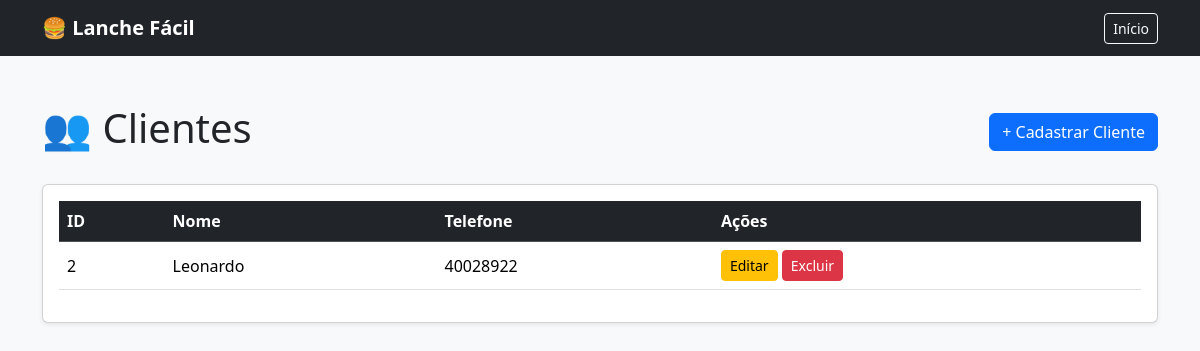
/clientes/, run on the app's committed database.
### pedidos/models.py (models this page shows, shortened)
class Cliente(models.Model):
    nome = models.CharField(max_length=100)
    telefone = models.CharField(max_length=20)

### pedidos/views.py (the view)
# urls.py: path("clientes/", views.lista_clientes, name="lista_clientes"),
def lista_clientes(request):
    clientes = Cliente.objects.all()
    return render(request, "pedidos/clientes.html", {"clientes": clientes})

### pedidos/templates/pedidos/clientes.html (shortened to what this page needs)
<!DOCTYPE html>
<html lang="pt-br">
<head>
    <link
        href="https://cdn.jsdelivr.net/npm/bootstrap@5.3.3/dist/css/bootstrap.min.css"
        rel="stylesheet"
    >
</head>
<body class="bg-light">
<nav class="navbar navbar-dark bg-dark">
    <div class="container">
        <a class="navbar-brand fw-bold" href="/">
            🍔 Lanche Fácil
        </a>
        <a href="/" class="btn btn-outline-light btn-sm">
            Início
        </a>
    </div>
</nav>
<div class="container py-5">
    <div class="d-flex justify-content-between align-items-center mb-4">
        <h1>👥 Clientes</h1>
        <a href="{% url 'cadastrar_cliente' %}" class="btn btn-primary">
            + Cadastrar Cliente
        </a>
    </div>
    {% if clientes %}
    <div class="card shadow-sm">
        <div class="card-body">
            <div class="table-responsive">
                <table class="table table-hover align-middle">
                    <thead class="table-dark">
                        <tr>
                            <th>ID</th>
                            <th>Nome</th>
                            <th>Telefone</th>
                            <th>Ações</th>
                        </tr>
                    </thead>
                    <tbody>
                        {% for cliente in clientes %}
                        <tr>
                            <td>{{ cliente.id }}</td>
                            <td>{{ cliente.nome }}</td>
                            <td>{{ cliente.telefone }}</td>
                            <td>
                                <a
                                    href="{% url 'editar_cliente' cliente.id %}"
                                    class="btn btn-warning btn-sm"
                                >
                                    Editar
                                </a>
                                <a
                                    href="{% url 'excluir_cliente' cliente.id %}"
                                    class="btn btn-danger btn-sm"
                                >
                                    Excluir
                                </a>
                            </td>
                        </tr>
                        {% endfor %}
                    </tbody>
                </table>
            </div>
        </div>
    </div>
    {% else %}
    <div class="alert alert-info">
        Nenhum cliente cadastrado ainda.
    </div>
    {% endif %}
</div>
</body>
</html>

### data on the page
Cliente: id "2", nome "Leonardo", telefone "40028922"
